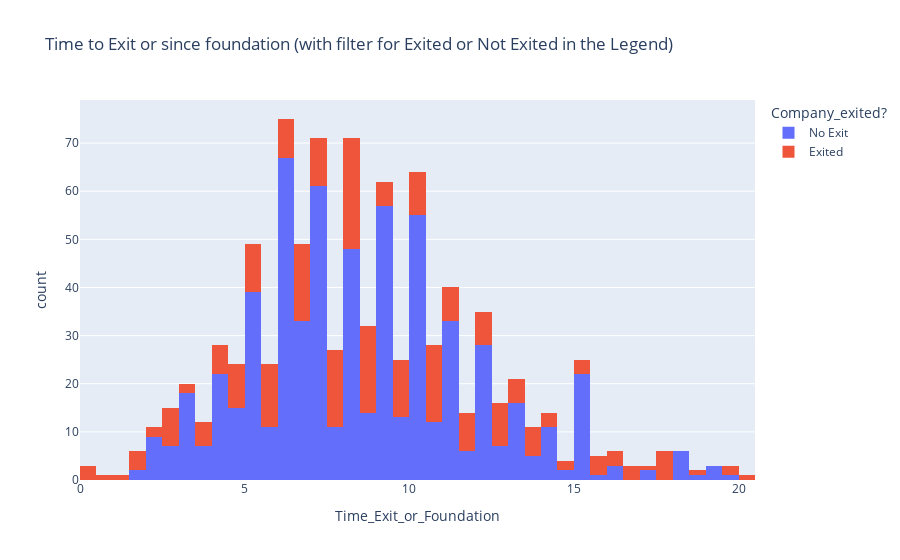

The notebook cell saved with this chart:
### Code cell
# This was sourced from plotly as well, with the little effort of plugging in our variables
fig = px.histogram(
        C_df_for_histogram, 
        x="Time_Exit_or_Foundation", 
        color = 'Company_exited?', 
        title = 'Time to Exit or since foundation (with filter for Exited or Not Exited in the Legend)')

fig.show()

### Figure 1 — Plotly figure (JSON) as saved in the notebook; plotly's stock layout.template omitted (floating-point values rounded to 4 significant figures; data arrays with more than 128 entries replaced by an {"elided": "..."} marker saying what was removed)
{"data": [{"alignmentgroup": "True", "bingroup": "x", "hovertemplate": "Company_exited?=No Exit<br>Time_Exit_or_Foundation=%{x}<br>count=%{y}<extra></extra>", "legendgroup": "No Exit", "marker": {"color": "#636efa", "pattern": {"shape": ""}}, "name": "No Exit", "offsetgroup": "No Exit", "orientation": "v", "showlegend": true, "type": "histogram", "x": {"elided": "648 float values"}, "xaxis": "x", "yaxis": "y"}, {"alignmentgroup": "True", "bingroup": "x", "hovertemplate": "Company_exited?=Exited<br>Time_Exit_or_Foundation=%{x}<br>count=%{y}<extra></extra>", "legendgroup": "Exited", "marker": {"color": "#EF553B", "pattern": {"shape": ""}}, "name": "Exited", "offsetgroup": "Exited", "orientation": "v", "showlegend": true, "type": "histogram", "x": {"elided": "268 float values"}, "xaxis": "x", "yaxis": "y"}], "layout": {"barmode": "relative", "legend": {"title": {"text": "Company_exited?"}, "tracegroupgap": 0}, "title": {"text": "Time to Exit or since foundation (with filter for Exited or Not Exited in the Legend)"}, "xaxis": {"anchor": "y", "domain": [0, 1], "title": {"text": "Time_Exit_or_Foundation"}}, "yaxis": {"anchor": "x", "domain": [0, 1], "title": {"text": "count"}}}}
